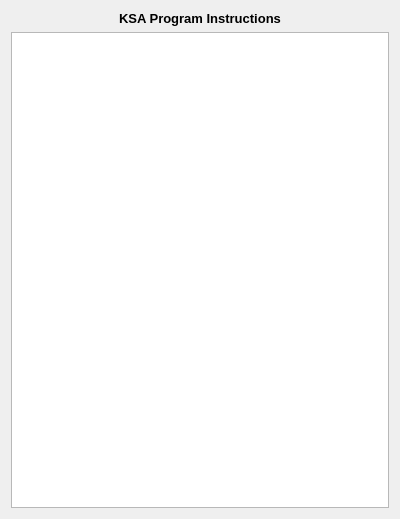
<?xml version="1.0" encoding="UTF-8"?>
<ui version="4.0">
 <class>Users_Guide</class>
 <widget class="QDialog" name="Users_Guide">
  <property name="windowModality">
   <enum>Qt::NonModal</enum>
  </property>
  <property name="geometry">
   <rect>
    <x>0</x>
    <y>0</y>
    <width>400</width>
    <height>519</height>
   </rect>
  </property>
  <property name="windowTitle">
   <string>KSA Program Users Guide</string>
  </property>
  <layout class="QVBoxLayout" name="verticalLayout">
   <item>
    <widget class="QLabel" name="label">
     <property name="font">
      <font>
       <pointsize>10</pointsize>
       <weight>75</weight>
       <bold>true</bold>
      </font>
     </property>
     <property name="frameShape">
      <enum>QFrame::NoFrame</enum>
     </property>
     <property name="text">
      <string>KSA Program Instructions</string>
     </property>
     <property name="alignment">
      <set>Qt::AlignCenter</set>
     </property>
    </widget>
   </item>
   <item>
    <widget class="QTextBrowser" name="textBrowser">
     <property name="font">
      <font>
       <pointsize>16</pointsize>
      </font>
     </property>
     <property name="openExternalLinks">
      <bool>true</bool>
     </property>
    </widget>
   </item>
  </layout>
 </widget>
 <resources/>
 <connections/>
</ui>
